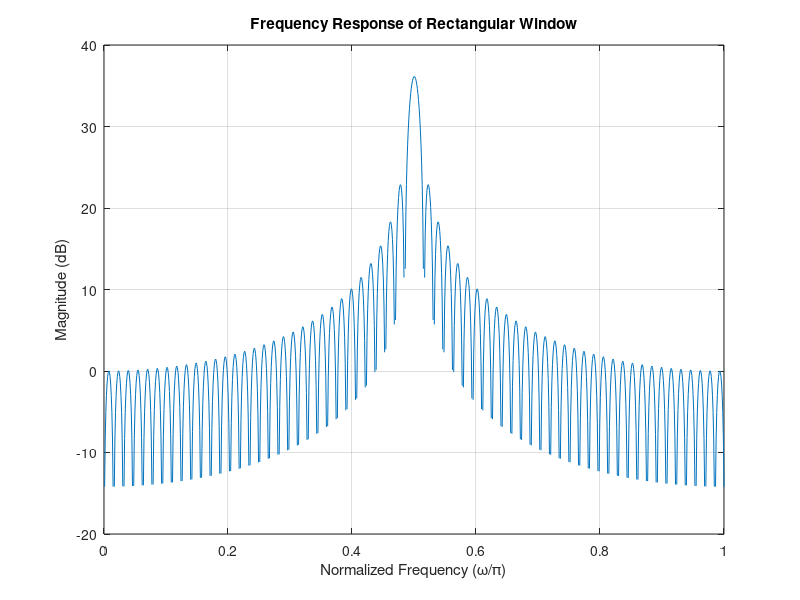

This figure's MATLAB source:
% Rectangular window method
clc;
clearvars;
% Window length
N = 64;

% Rectangular window
rect_window = ones(1, N);

% Frequency response using the FFT
freq_response = fft(rect_window, 1024);

% Frequency axis
f_axis = linspace(0, 1, 1024);

% Plot frequency response
figure;
plot(f_axis, 20 * log10(abs(fftshift(freq_response))));
title('Frequency Response of Rectangular Window');
xlabel('Normalized Frequency (\omega/\pi)');
ylabel('Magnitude (dB)');
grid on;
